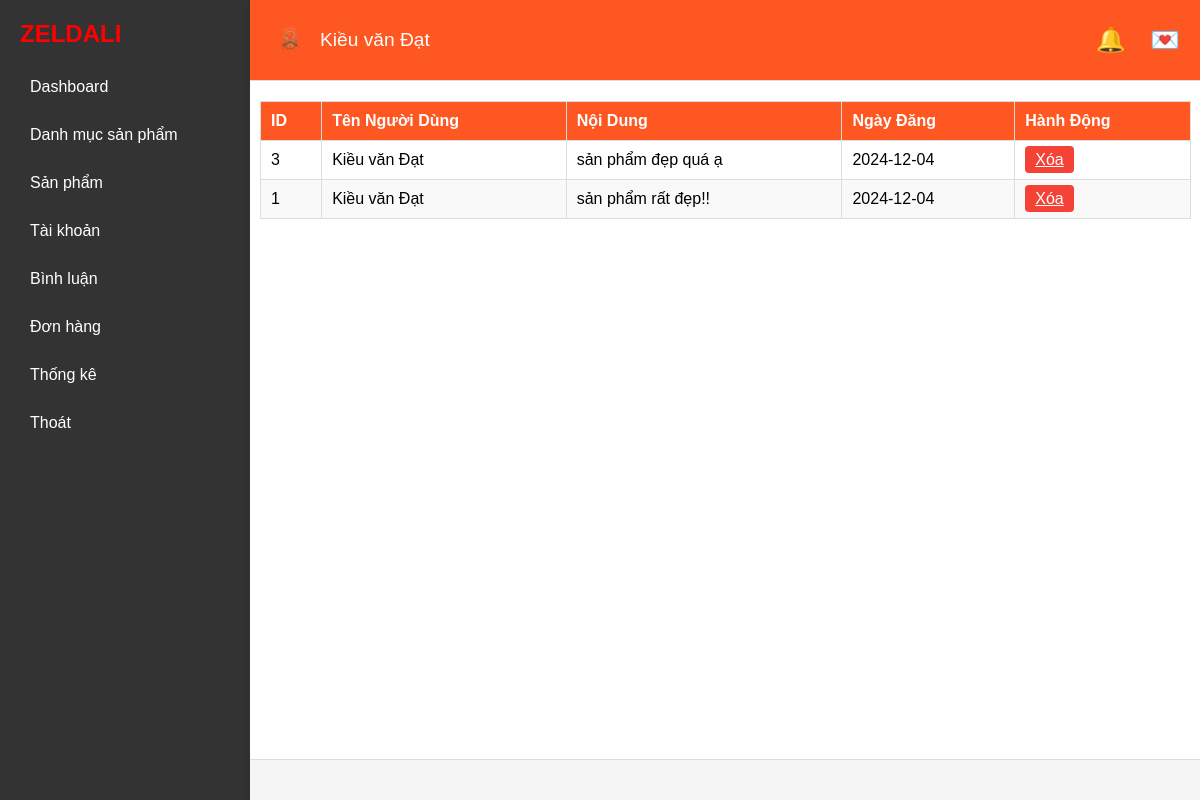
/index.php?role=admin&act=Comment (signed in), run on the app's committed database.
### tables this page shows
CREATE TABLE `comments` (
  `id` int NOT NULL,
  `product_id` int NOT NULL,
  `user_id` int NOT NULL,
  `comment` text NOT NULL,
  `created_at` timestamp NULL DEFAULT CURRENT_TIMESTAMP,
  `updated_at` timestamp NULL DEFAULT CURRENT_TIMESTAMP ON UPDATE CURRENT_TIMESTAMP
);

CREATE TABLE `users` (
  `id` int NOT NULL,
  `fullname` varchar(255) NOT NULL,
  `email` varchar(255) NOT NULL,
  `password` varchar(255) NOT NULL,
  `phone` varchar(20) DEFAULT NULL,
  `role` enum('admin','user') DEFAULT 'user',
  `address` text,
  `status` enum('active','banned') DEFAULT 'active',
  `created_at` timestamp NULL DEFAULT CURRENT_TIMESTAMP,
  `updated_at` timestamp NULL DEFAULT CURRENT_TIMESTAMP ON UPDATE CURRENT_TIMESTAMP
);

### app/Database/Functions.php (called while the page is built, shortened)
<?php
function view($path_view, $data=[]){
    extract($data);
    $path_view  = str_replace(".","/", $path_view);
    include_once "app/Views/$path_view.php";
};

### app/Controllers/Admin/AdminCommentController.php (called while the page is built, shortened)
<?php
class AdminCommentController
{
    public function index()
    {
        $comments = (new Comment)->getAllComments();
        return view('Admin.comment.list', compact('comments', 'message'));
    }
}

### index.php (called while the page is built, shortened)
<?php
include_once "app/Database/Database.php";
include_once "app/Database/Functions.php";
include_once "app/Models/Comment.php";
include_once  "app/Controllers/Admin/AdminCommentController.php";
include_once "Router/Web.php";

### app/Database/Database.php (called while the page is built, shortened)
<?php
class Database
{
    private $pdo;
    public function __construct()
    {
        try {
            $this->pdo = new PDO("mysql:host=" . HOST . ";port=" . PORT . ";dbname=" . DBNAME,USERNAME,PASSWORD);
            $this->pdo->setAttribute(PDO::ATTR_ERRMODE, PDO::ERRMODE_EXCEPTION);
        } catch (Exception $error) {
            echo "<h1>Lỗi kết nối CSDL: " . $error->getMessage() . "</h1>";
        }
    }
    public function getConnection()
    {
        return $this->pdo;
    }
    public function __destruct()
    {
        $this->pdo = null;
    }
}

### app/Models/Comment.php (called while the page is built, shortened)
<?php
class Comment
{
    public $pdo;
    public function __construct()
    {
        $db = new Database();
        $this->pdo = $db->getConnection();
    }
    public function getAllComments()
    {
        $sql = "SELECT c.id, c.comment, c.created_at, u.fullname AS user_name FROM comments c JOIN users u ON c.user_id = u.id ORDER BY c.created_at DESC";
        $stmt = $this->pdo->prepare($sql);
        $stmt->execute();
        return $stmt->fetchAll(PDO::FETCH_ASSOC);
    }
}

### app/Views/Admin/comment/list.php (the view)
<?php include_once VIEW . "Admin/base/header.php" ?>
<link rel="stylesheet" href="Assets/Admin/Css/comment.css">
<main>
    <table class="comments-table">
        <thead>
            <tr>
                <th>ID</th>
                <th>Tên Người Dùng</th>
                <th>Nội Dung</th>
                <th>Ngày Đăng</th>
                <th>Hành Động</th>
            </tr>
        </thead>
        <tbody>
            <?php foreach ($comments as $comment): ?>
                <tr>
                    <td><?= htmlspecialchars($comment['id']) ?></td>
                    <td><?= htmlspecialchars($comment['user_name']) ?></td>
                    <td><?= htmlspecialchars($comment['comment']) ?></td>
                    <td><?= date('Y-m-d', strtotime($comment['created_at'])) ?></td>
                    <td>
                        <a href="index.php?role=admin&act=DeleteComment&id=<?= $comment['id'] ?>" class="delete-btn" onclick="return confirm('Bạn có chắc chắn muốn xóa bình luận này?')">Xóa</a>
                    </td>
                </tr>
            <?php endforeach; ?>
        </tbody>
    </table>
</main>
<?php include_once VIEW . "Admin/base/footer.php" ?>

### Assets/Admin/Css/admin.css (style rules this page uses)
* { box-sizing: border-box; margin: 0; padding: 0; font-family: Arial, sans-serif; }
body { display: flex; height: 100vh; background-color: #f5f5f5; overflow-y: hidden; }

### Assets/Admin/Css/comment.css (style rules this page uses)
main { height: 800px; overflow: auto; }
.comments-table { width: 98%; border-collapse: collapse; margin-top: 20px; margin-left: 10px; }
.comments-table th, .comments-table td { padding: 10px; border: 1px solid #ddd; text-align: left; }
.comments-table th { background-color: #ff5722; color: white; }
.comments-table tbody tr:nth-child(even) { background-color: #f9f9f9; }
.edit-btn, .delete-btn { padding: 5px 10px; color: white; border: none; border-radius: 4px; cursor: pointer; }
.delete-btn { background-color: #f44336; }

### data on the page
comments: id "3", user.fullname "Kiều văn Đạt", comment "sản phẩm đẹp quá ạ", created_at "2024-12-04"
comments: id "1", user.fullname "Kiều văn Đạt", comment "sản phẩm rất đẹp!!", created_at "2024-12-04"

### other printed values
$_SESSION['user']['fullname'] "Kiều văn Đạt"
